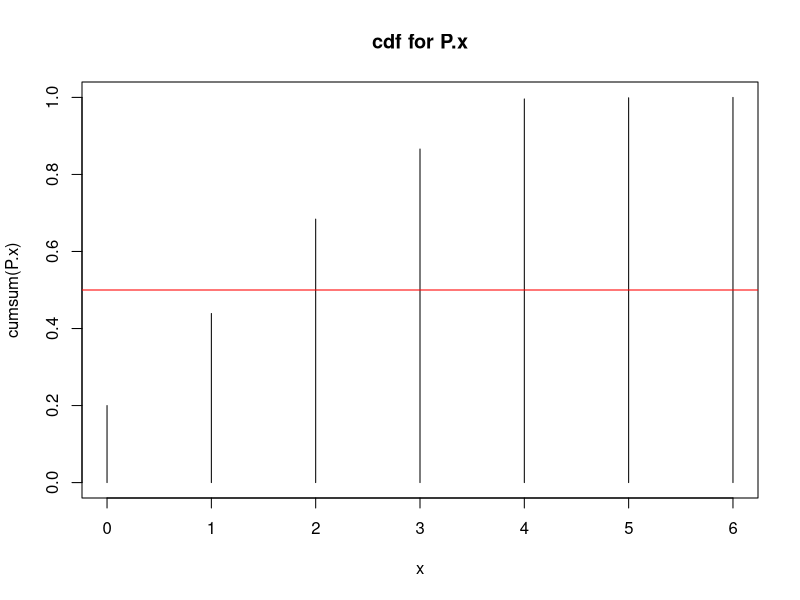

Here is the R script that generated this plot:
##pROBLEM 8
x<-c(1.2,1.4,1.6,1.8,2.0)
y<-c(54,53,55,54,56)
lm(y~x)

##Problem 7
cost<-c(9,2,3,4,2,5,9,10)
number<-c(85,52,55,68,67,86,83,73)
cor(cost,number)
cor.test(cost,number)

##problem 9
c1<-c(3.33,3.42,3.39,3.30,3.46,3.39,3.36,3.44,3.37,3.38)
c2<-c(3.43,3.40,3.39,3.32,3.39,3.38,3.34,3.38,3.38,3.28)
sA <- sqrt(var(c1))
sB <- sqrt(var(c2))
nA <- 10
nB <- 10
dfA <- nA-1
dfB <- nB-1
F <- (sA/sB)^2  
F
qf(0.99, dfA, dfB,lower.tail = TRUE)   # 1.993819
pf(F, dfA, dfB, lower.tail = FALSE) 




###problem 10

n<-24
chi<-(n-1)*(81/65)^2
chi
pchisq(chi,n-1,lower.tail = FALSE)
qchisq(0.95,n-1,lower.tail = T)

##problem 6
# Source		 df	   SS		  MS = SS/df		F-statistic
# Treatment		3			75		25	              
# Error			  8    50		 6.25
# Total       12    125

F<-25/6.25
F
pf(F, 3, 8, lower.tail = FALSE)  # p-value = 0.0001607934
qf(0.9, 3, 8, lower.tail = TRUE)    # critical value = 4.938


###problem 6
n<-36
z<-(72.1-70)/(9/sqrt(n))
z
pnorm(z, mean = 0, sd = 1,lower.tail = FALSE)

##problem 4
before<-c(117,119,128,120,121,129,122,114,117,118)
after<-c(122,126,121,127,123,119,131,129,122,130)

delta <- after-before  #  null hypothesis is that the difference is zero.
#  alternative hypothesis is the difference is > 0.
sd(delta)
qt(0.90, 9, lower.tail = TRUE)

t.test(delta, alternative = c("greater"), mu = 0, paired = FALSE, conf.level = 0.9)


###problem 3
visits <- c(30,35,18,10,7)
visits1<-c(0.37,0.29,0.15,0.13,0.06)
expVisits<-sum(visits)*visits1
expVisits
# Calculate our chi-square statistic:
chiSq <- sum((visits - expVisits)^2 / expVisits)
chiSq
pchisq(chiSq, df = 5 - 1, lower.tail = F)

chisq.test(visits, p = visits1)


q.values <- qchisq(0.05, 4, lower.tail = FALSE)
q.values

pchisq(q.values, 4, lower.tail = TRUE)


###problem 2
P.x <- c(0.200,0.239,0.245,0.182,0.130,0.003,0.001)
x <- c(0, 1, 2, 3, 4,5,6)
sum(P.x)
mean.x <- sum(x*P.x)   
mean.x               # 1.89
var.x <- sum(P.x*(x - mean.x)^2)
var.x                # 2.9379
sqrt(var.x) 

plot(x,cumsum(P.x), main = "cdf for P.x", type = "h", ylim = c(0, 1.0))
abline(h = 0.5, col = "red")
pp<-x*P.x
pp
pnorm(2, mean.x, sqrt(var.x), lower.tail = TRUE)
ceiling(log(0.5)/log(0.5))

##problem1
(0.3*0.05)/(0.3*0.05+0.7*0.02)
